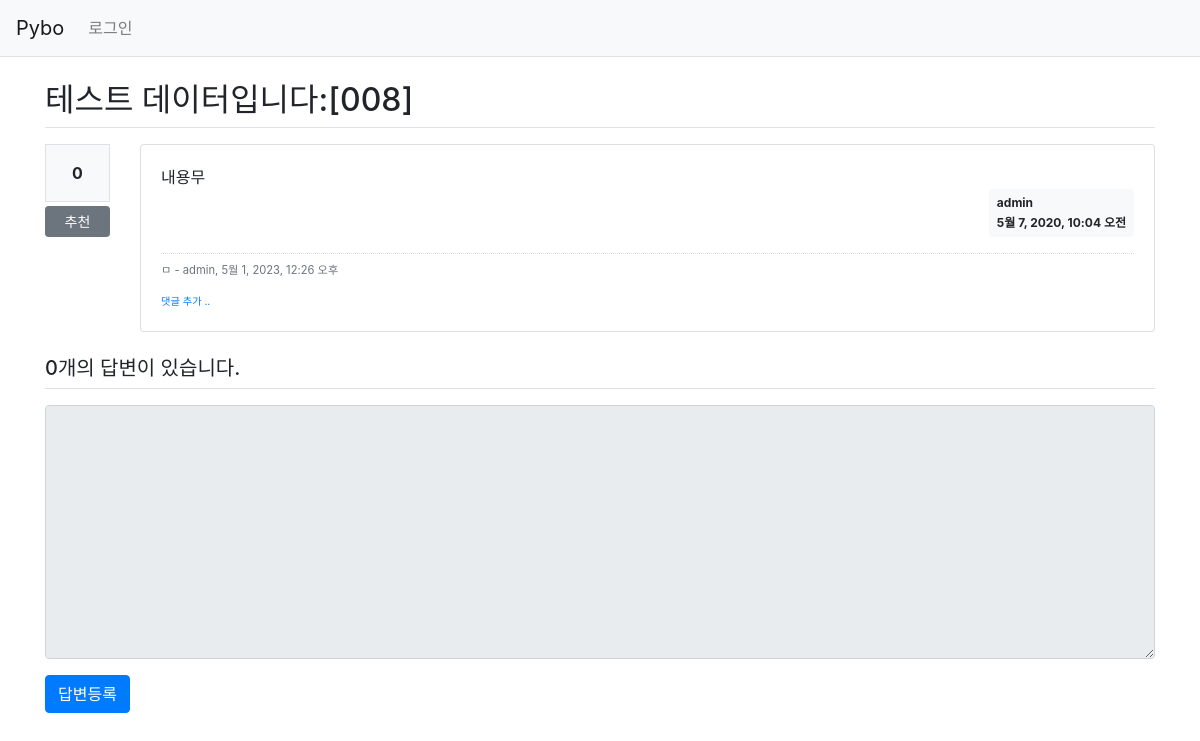
/pybo/13/, run on the app's committed database.
### pybo/models.py (models this page shows, shortened)
class Question(models.Model):
    author = models.ForeignKey(User, on_delete=models.CASCADE, related_name='author_question')
    subject = models.CharField(max_length=200)
    content = models.TextField()
    create_date = models.DateTimeField()
    modify_date = models.DateTimeField(null=True, blank=True)
    voter = models.ManyToManyField(User, related_name='voter_question')

class Comment(models.Model):
    author = models.ForeignKey(User, on_delete=models.CASCADE)
    content = models.TextField()
    create_date = models.DateTimeField()
    modify_date = models.DateTimeField(null=True, blank=True)
    question = models.ForeignKey(Question, null=True, blank=True, on_delete=models.CASCADE)
    answer = models.ForeignKey(Answer, null=True, blank=True, on_delete=models.CASCADE)

### pybo/views/base_views.py (the view)
# urls.py: path('<int:question_id>/', base_views.detail, name='detail'),
def detail(request, question_id):
    question = get_object_or_404(Question, pk=question_id)
    context = {'question': question}
    return render(request, 'pybo/question_detail.html', context)

### templates/pybo/question_detail.html (shortened to what this page needs)
{% extends 'base.html' %}
{% block content %}
<div class="container my-3">
    <h2 class="border-bottom py-2">{{ question.subject }}</h2>
    <div class="row my-3">
        <div class="col-1">
            <div class="bg-light text-center p-3 border font-weight-bolder mb-1">{{question.voter.count}}</div>
            <a href="#" data-uri="{% url 'pybo:vote_question' question.id  %}"
               class="recommend btn btn-sm btn-secondary btn-block my-1">추천</a>
        </div>
        <div class="col-11">
            <div class="card">
                <div class="card-body">
                    <div class="card-text" style="white-space: pre-line;">{{ question.content }}</div>
                    <div class="d-flex justify-content-end">
                        <div class="badge badge-light p-2 text-left">
                            <div class="mb-2">{{ question.author.username }}</div>
                            <div>{{ question.create_date }}</div>
                        </div>
                    </div>
                    {% if question.comment_set.count > 0 %}
                    <div class="mt-3">
                    {% for comment in question.comment_set.all %}
                        <div class="comment py-2 text-muted">
                            <span style="white-space: pre-line;">{{ comment.content }}</span>
                            <span>
                                - {{ comment.author }}, {{ comment.create_date }}
                            </span>
                        </div>
                    {% endfor %}
                    </div>
                    {% endif %}
                    <div>
                        <a href="{% url 'pybo:comment_create_question' question.id  %}"
                           class="small"><small>댓글 추가 ..</small></a>
                    </div>
                </div>
            </div>
        </div>
    </div>
    <h5 class="border-bottom my-3 py-2">{{question.answer_set.count}}개의 답변이 있습니다.</h5>
    <form action="{% url 'pybo:answer_create' question.id %}" method="post" class="my-3">
        <div class="form-group">
            <textarea {% if not user.is_authenticated %}disabled{% endif %}
              name="content" id="content" class="form-control" rows="10"></textarea>
        </div>
        <input type="submit" value="답변등록" class="btn btn-primary">
    </form>
</div>
{% endblock %}

### static/style.css (style rules this page uses)
.comment { border-top:dotted 1px #ddd; font-size:0.7em; }

### data on the page
Question: subject "테스트 데이터입니다:[008]", voter.count "0", content "내용무", author.username "admin", create_date "5월 7, 2020, 10:04 오전", answer_set.count "0"
Comment: content "ㅁ", author "admin", create_date "5월 1, 2023, 12:26 오후"
